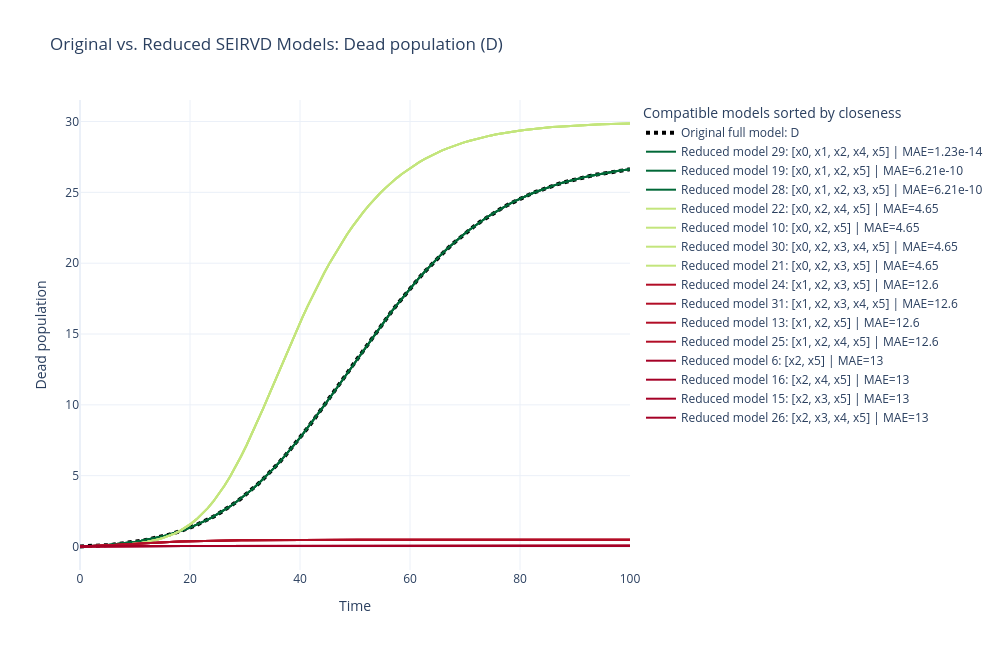

The notebook cell this image was saved under:
### Markdown cell above
### Deceased Population ($D=x_5$)

The deceased population records cumulative deaths caused by the disease. Tracking this variable helps measure the severity and overall impact of the outbreak.

### Code cell
deceased_results = plot_reduced_models_for_state(5)
